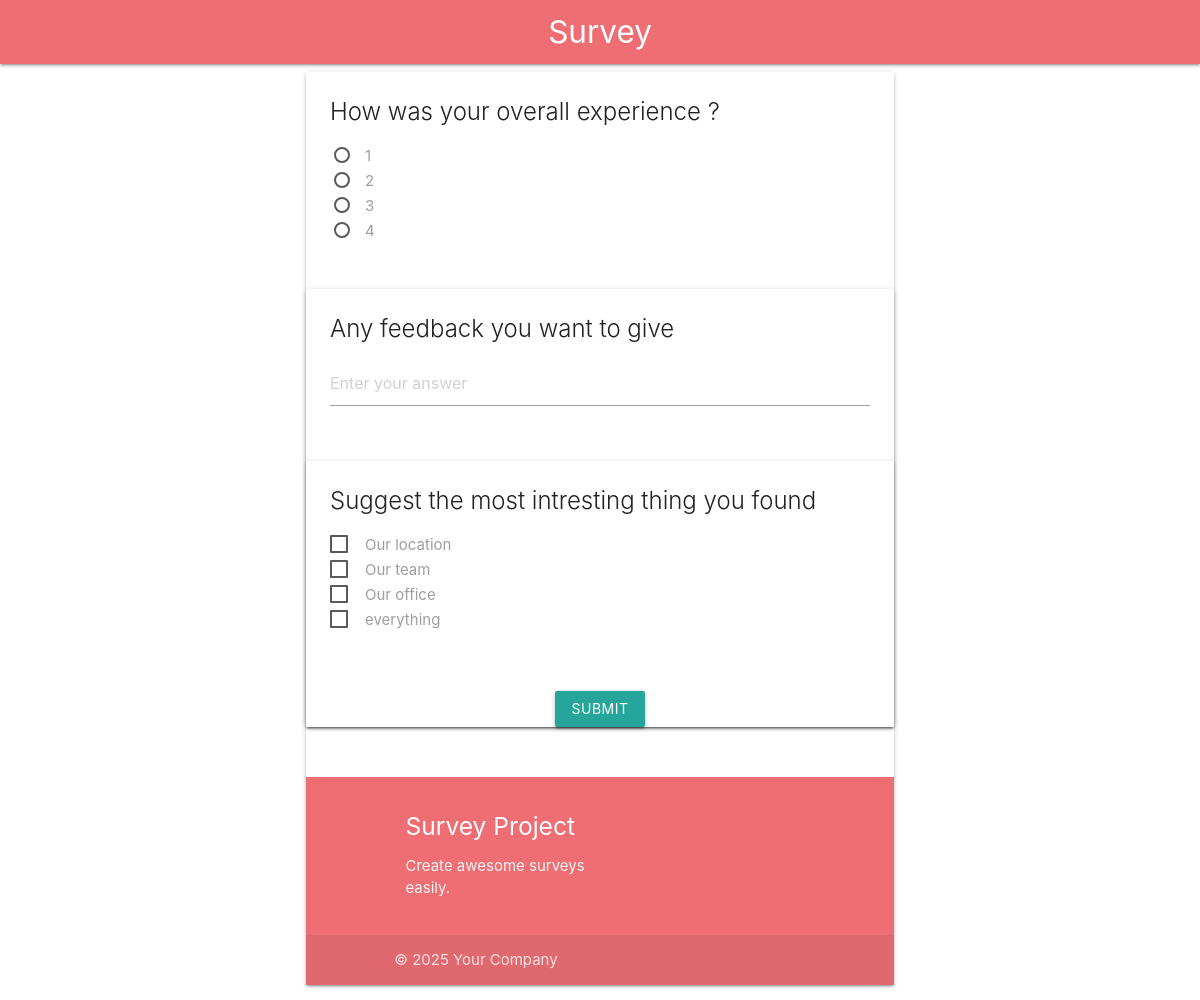
Page /feedback/2/ on the committed database.
### home/models.py (models this page shows, shortened)
class Questions(models.Model):
    QUESTION_CHOICES = (
        ("Text", "Text"),("BigText", "BigText"),("Radio","Radio"),("Checkbox","Checkbox"))
    question = models.CharField(max_length=100)
    question_type = models.CharField(choices = QUESTION_CHOICES, max_length=50,default="Text")

class Options(models.Model):
    question = models.ForeignKey(Questions, related_name="options", on_delete=models.CASCADE)
    option_name = models.CharField(max_length=100)

### home/views.py (the view, shortened to what this page needs)
# urls.py: path('feedback/<id>/', customer_feedback, name="customer_feedback"),
def customer_feedback(request, id):
    feedback = CustomerFeedback.objects.get(id=id)
    return render(request, 'survey.html', {'questions': feedback.question.all()})

### home/templates/survey.html (shortened to what this page needs)
{% extends "base.html" %}
{% block start %}
<div class="container">
    <form method="post">
        {% for question in questions %}
        <div class="card">
            <div class="card-content">
               <span class="card-title">{{question.question}} </span>
                <div class="input-field">
                    {% if question.question_type == "Text" %}
                    <input type="text" required name="response_{{question.id}}" class="validate" placeholder="Enter your answer">
                    {% elif question.question_type == "BigText" %}
                    <textarea required name="response_{{question.id}}" placeholder="Enter your answer" class="materialize-texture"></textarea>
                    {% elif question.question_type == "Radio" %}
                        {% for option in question.options.all %}
                        <p>
                            <label>
                                <span>{{option.option_name}}</span>
                            </label>
                        </p>
                        {% endfor %}
                    {% elif question.question_type == "Checkbox" %}
                    {% for option in question.options.all %}
                    <p>
                        <label>
                            <span>{{option.option_name}}</span>
                        </label>
                    </p>
                    {% endfor %}
                     {% endif %}
               </div>
        </div>
        {% endfor %}
        <div class="center-align" style="margin-top: 20px;">
            <button type="submit" class="btn waves-effect waves-light">Submit</button>
        </div>
    </form>
</div>
{% endblock %}

### home/templates/base.html (shortened to what this page needs)
<!DOCTYPE html>
<html lang="en">
<head>
    <link href="https://cdnjs.cloudflare.com/ajax/libs/materialize/1.0.0/css/materialize.min.css" rel="stylesheet">
</head>
<body>
    <nav>
        <div class="nav-wrapper">
            <a href="/" class="brand-logo center">Survey</a>
        </div>
    </nav>
    <div class="container">
        {% block start %}
        {% endblock %}
    </div>
    <footer class="page-footer m5" style="margin-top: 50px;">
        <div class="container">
            <div class="row">
                <div class="col l7 s12" >
                    <h5 class="white-text">Survey Project</h5>
                    <p class="grey-text text-lighten-4">Create awesome surveys easily.</p>
                </div>
            </div>
        </div>
        <div class="footer-copyright">
            <div class="container">
            © 2025 Your Company
            </div>
        </div>
    </footer>

### rows in the picture
Questions: question "How was your overall experience ?"
Options: option_name "1"
Options: option_name "2"
Options: option_name "3"
Options: option_name "4"
Questions: question "Any feedback you want to give"
Questions: question "Suggest the most intresting thing you found"
Options: option_name "Our location"
Options: option_name "Our team"
Options: option_name "Our office"
Options: option_name "everything"
